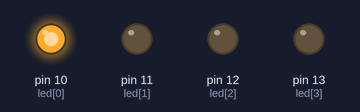
Recording of a sketch running on a simulated Arduino Uno, built with avr-gcc and run on an emulated ATmega328P. Shown: output pins drawn as LEDs (lit = HIGH).

Above: at 0.2 s.
At 4.7 s:
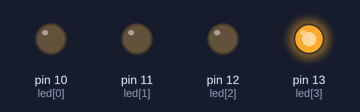
At 7.5 s:
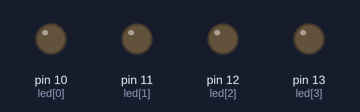
At 13.2 s:
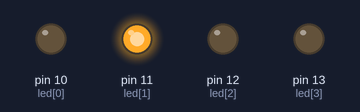
At 19.2 s:
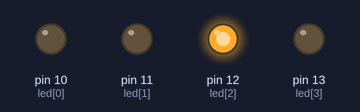
Timing chart, 0 to 19.5 s (numbered marks = the images above):
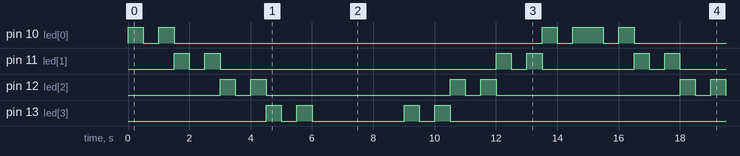

The sketch:

ch4_3_1.ino
```cpp
/*
 *四個霹靂燈變化實習
 *控制四個LED燈閃爍位移
 */
const int led[] = {10,11,12,13};      //LED連接至數位輸出接腳10~13(由左至右移)
int i;                                //LED索引值
int j = 0;                            //count計算
int k = 0;                            //LED索引值
int direct=0;                         //LED移位方向控制
void setup()
{
    for(i=0;i<4;i++)                  //四個LED
    {
        pinMode(led[i], OUTPUT);      //設定數位接腳10~13為輸出模式
    }
}
void loop()
{
    for(i=0;i<4;i++)                  //四個LED
    {
        digitalWrite(led[i],LOW);     //設定數位接腳10~13號數位腳輸出狀態為LOW(設定關閉所有LED)
    }
    for(j=0;j<i;j++)                  //由j來計數
    {
        digitalWrite(led[k],HIGH);    //設定第j號數位腳輸出狀態為HIGH(點亮第j個LED)
        delay(500);                   //延遲0.5秒
        digitalWrite(led[k],LOW);     //設定第j號數位腳輸出狀態為LOW(關閉第j個LED)
        delay(500);                   //延遲0.5秒
        digitalWrite(led[k],HIGH);    //設定第j號數位腳輸出狀態為HIGH(點亮第j個LED)
        delay(500);                   //延遲0.5秒
        digitalWrite(led[k],LOW);     //設定第j號數位腳輸出狀態為LOW(關閉第j個LED)
        if(direct==0)                 //如LED往右移
        {
          if(k==4)                    //如已右移至最右方
            direct=1;                 //改為左移
          else                        //若尚未移至最右方
             k=k+1;                   //繼續右移
        }
        else                          //若LED往左移
       {
         if(k==0)                     //如LED移至最左方
            direct=0;                 //改為右移
         else                         //若尚未移至最左方
             k=k-1;                   //繼續左移
        }
    }
}
```

Measured:
- by itself, pin 10 (led[0]): repeats every 15.0 s: LOW 0.50 s, HIGH 0.50 s, LOW 12.0 s, HIGH 0.50 s, LOW 0.50 s, HIGH 1.0 s
- by itself, pin 11 (led[1]): repeats every 15.0 s: LOW 0.50 s, HIGH 0.50 s, LOW 9.0 s, HIGH 0.50 s, LOW 0.50 s, HIGH 0.50 s, LOW 3.0 s, HIGH 0.50 s
- by itself, pin 12 (led[2]): repeats every 7.5 s: LOW 0.50 s, HIGH 0.50 s, LOW 6.0 s, HIGH 0.50 s
- by itself, pin 13 (led[3]): repeats every 15.0 s: LOW 0.50 s, HIGH 0.50 s, LOW 3.0 s, HIGH 0.50 s, LOW 0.50 s, HIGH 0.50 s, LOW 9.0 s, HIGH 0.50 s
